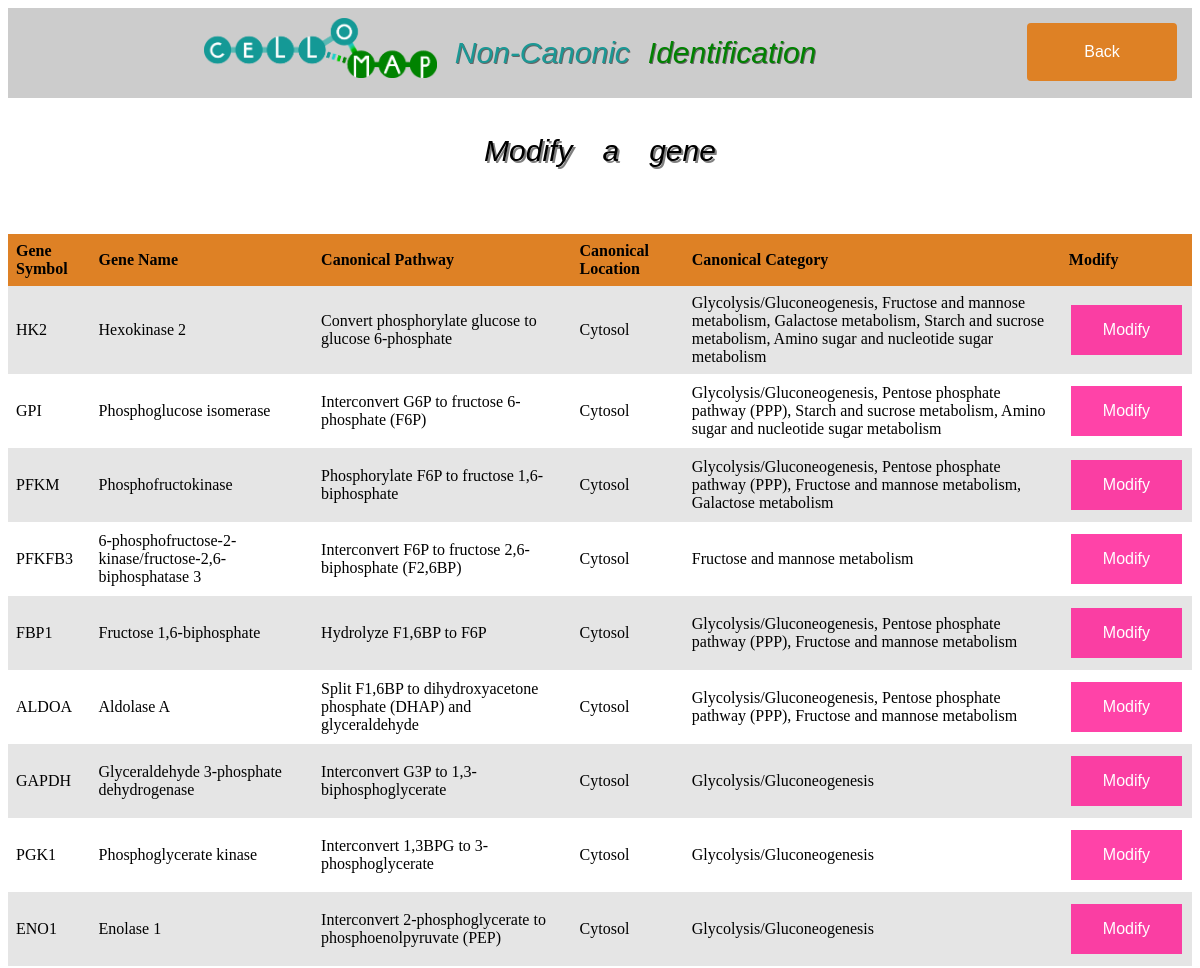
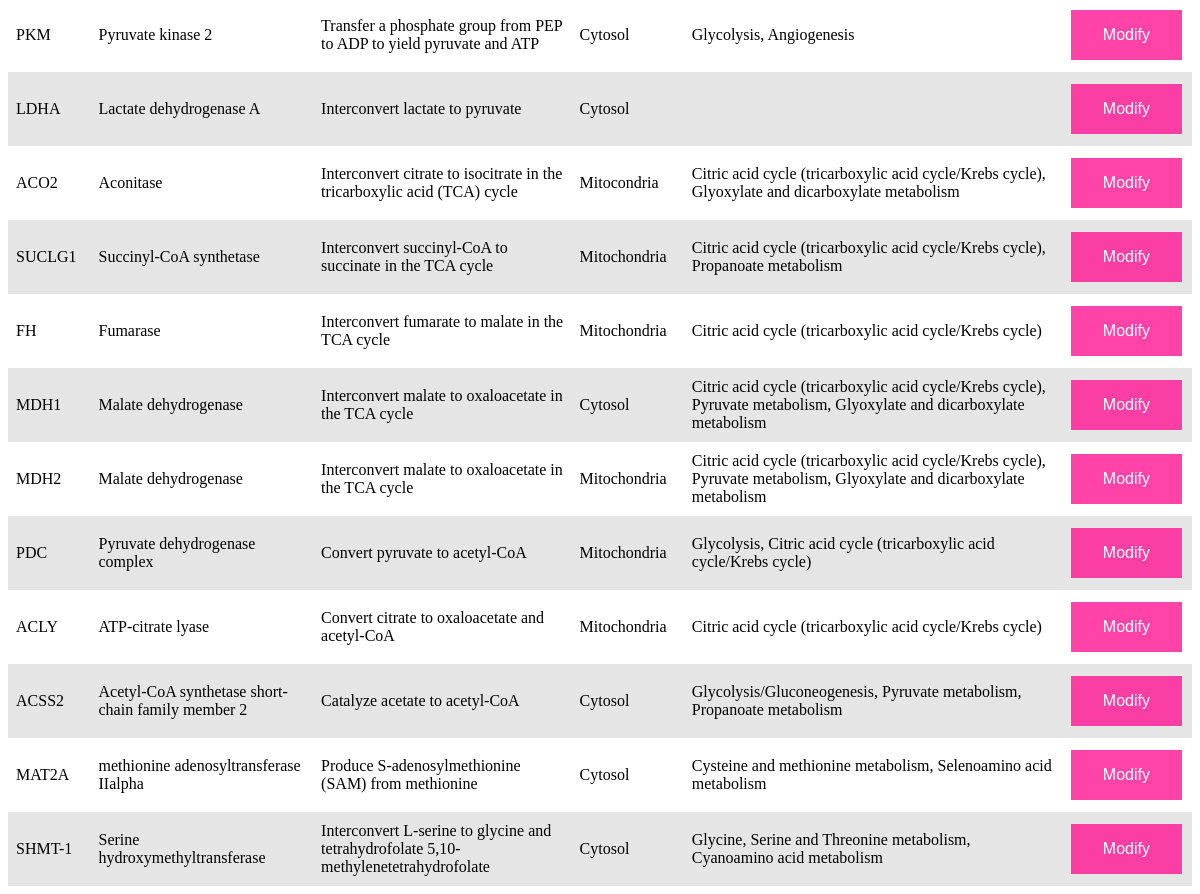
/inserm/modifGene.php (signed in), run on the app's committed database (2 pictures, top to bottom).
### tables this page shows
CREATE TABLE `canonic` (
  `Gene_Symbol` varchar(20) NOT NULL,
  `Gene_Name` varchar(200) NOT NULL,
  `C_Pathway` varchar(1000) NOT NULL,
  `C_Loc` varchar(1000) NOT NULL,
  `num_can` int(11) NOT NULL,
  `C_category` varchar(200) DEFAULT NULL
);

### inserm/modifGene.php (the view, shortened to what this page needs)
<!DOCTYPE html >
<html lang="fr">
<head>
<link rel="stylesheet" href="css/style_fac.css" />
</head>
<body>
<div class="header">
	<table align="center">
		<tr>
			<td><a href="http://www.cellomet.com"> <img style="width: 233px" src="images/logo_app.svg"></a></td>
			<td><label id="p02">Non-Canonic </label></td> <td><label id="p01"> Identification</label> </td>
		<form>
			<button title="Only for database administration" class="buttonBack" type="button" onclick=self.location="./menu.php"><span>Back</span></button>
		</form>
		</tr>
	</table>
</div>
<?php
	if(!empty($_SESSION['User']) && $_SESSION['User']=="Cellomet")
	{
		?>
			<p align="center">Modify a gene</p>
			<table class="res" id="stats">
				<tr style="background-color: #DE8125">
		    		<th>Gene Symbol</th>
		    		<th>Gene Name</th>
		    		<th>Canonical Pathway</th>
		    		<th>Canonical Location</th>
		    		<th>Canonical Category</th>
		    		<th>Modify</th>
				</tr>
			<?php
			require_once("connexion.php");
  			try
  			{
  				$maConnexion = new PDO($dns, $user, $mdp);
 				$reponse = $maConnexion->query('SELECT * FROM canonic');
 				while ($donnees = $reponse->fetch())
			{
				echo '<tr>';
				echo '<td>'; echo $donnees['Gene_Symbol']; echo '</td>';
				echo '<td>'; echo $donnees['Gene_Name']; echo '</td>';
				echo '<td>'; echo $donnees['C_Pathway']; echo '</td>';
				echo '<td>'; echo $donnees['C_Loc']; echo '</td>';
				echo '<td>'; echo $donnees['C_category']; echo '</td>';
				$id = $donnees['num_can'];
				echo '<form action=modifGeneForm.php method=post><input type="hidden" name="idModif" value="' . $id . '"><td>';
				echo '<button class="modif" type="submit"
				><span>Modify</span></button>'; echo '</td></form>';
				echo '</tr>';
			}
  			}
  			catch (PDOException $e)
			{
	 			print "Erreur de connexion à la base de donnée : " .$e->getMessage();
	 			die();
			}
		}
	else
	{
		echo "<p style='text-align:center'><a href=modif.php> You are not connected, please come back to login page ! </a></p>";
	}
?>
</body>
</html>

### inserm/css/style_fac.css (style rules this page uses)
p { font-family: glyphicons-halflings-regular, sans-serif; font-size : 30px; font-style: italic; text-shadow: 2px 2px rgba(0,0,0,0.5); }
label { font-family: glyphicons-halflings-regular, sans-serif; font-size : 18px; text-shadow: 1px 1px rgba(0,0,0,0.5); float: right; }
.header { height: 90px; top: 0px; background : rgba(0,0,0,0.2); margin: 0; padding: 0; }
#p01 { font-family: glyphicons-halflings-regular, sans-serif; font-size : 30px; font-style: italic; color : #008200; }
#p02 { font-family: glyphicons-halflings-regular, sans-serif; font-size : 30px; font-style: italic; color : #1B9895; }
.buttonBack { display: inline-block; border-radius: 4px; background-color: #DE8125; border: none; color: #FFFFFF; text-align: center; font-size: 16px; padding: 20px; width: 150px; transition: all 0.5s; cursor: pointer; margin: 15px; float: right; }
.buttonBack span { cursor: pointer; display: inline-block; position: relative; transition: 0.5s; }
.buttonBack span:after { content: '\00ab'; width: 20px; position: absolute; opacity: 0; top: 0; left: -5px; transition: 0.5s; }
button { cursor: pointer; }
.res { border-collapse: collapse; width: 100%; }
.res tr:nth-child(even) { background-color: rgba(0,0,0,0.1); }
.res th,td { padding: 8px; text-align: left; }
.modif { background-color: rgba(255,20,147,0.8); border: none; color: white; padding: 16px 32px; text-align: center; text-decoration: none; display: inline-block; font-size: 16px; margin: 4px 2px; cursor: pointer; }

### data on the page
canonic: Gene_Symbol "HK2", Gene_Name "Hexokinase 2", C_Pathway "Convert phosphorylate glucose to glucose 6-phosphate", C_Loc "Cytosol", C_category "Glycolysis/Gluconeogenesis, Fructose and mannose metabolism, Galactose metabolism, Starch and sucrose metabolism, Amino sugar and nucleotide sugar metabolism"
canonic: Gene_Symbol "GPI", Gene_Name "Phosphoglucose isomerase", C_Pathway "Interconvert G6P to fructose 6-phosphate (F6P)", C_Loc "Cytosol", C_category "Glycolysis/Gluconeogenesis, Pentose phosphate pathway (PPP), Starch and sucrose metabolism, Amino sugar and nucleotide sugar metabolism"
canonic: Gene_Symbol "PFKM", Gene_Name "Phosphofructokinase", C_Pathway "Phosphorylate F6P to fructose 1,6-biphosphate", C_Loc "Cytosol", C_category "Glycolysis/Gluconeogenesis, Pentose phosphate pathway (PPP), Fructose and mannose metabolism, Galactose metabolism"
canonic: Gene_Symbol "PFKFB3", Gene_Name "6-phosphofructose-2-kinase/fructose-2,6-biphosphatase 3", C_Pathway "Interconvert F6P to fructose 2,6-biphosphate (F2,6BP)", C_Loc "Cytosol", C_category "Fructose and mannose metabolism"
canonic: Gene_Symbol "FBP1", Gene_Name "Fructose 1,6-biphosphate", C_Pathway "Hydrolyze F1,6BP to F6P", C_Loc "Cytosol", C_category "Glycolysis/Gluconeogenesis, Pentose phosphate pathway (PPP), Fructose and mannose metabolism"
canonic: Gene_Symbol "ALDOA", Gene_Name "Aldolase A", C_Pathway "Split F1,6BP to dihydroxyacetone phosphate (DHAP) and glyceraldehyde", C_Loc "Cytosol", C_category "Glycolysis/Gluconeogenesis, Pentose phosphate pathway (PPP), Fructose and mannose metabolism"
canonic: Gene_Symbol "GAPDH", Gene_Name "Glyceraldehyde 3-phosphate dehydrogenase", C_Pathway "Interconvert G3P to 1,3-biphosphoglycerate", C_Loc "Cytosol", C_category "Glycolysis/Gluconeogenesis"
canonic: Gene_Symbol "PGK1", Gene_Name "Phosphoglycerate kinase", C_Pathway "Interconvert 1,3BPG to 3-phosphoglycerate", C_Loc "Cytosol", C_category "Glycolysis/Gluconeogenesis"
canonic: Gene_Symbol "ENO1", Gene_Name "Enolase 1", C_Pathway "Interconvert 2-phosphoglycerate to phosphoenolpyruvate (PEP)", C_Loc "Cytosol", C_category "Glycolysis/Gluconeogenesis"
canonic: Gene_Symbol "PKM", Gene_Name "Pyruvate kinase 2", C_Pathway "Transfer a phosphate group from PEP to ADP to yield pyruvate and ATP", C_Loc "Cytosol", C_category "Glycolysis, Angiogenesis"
canonic: Gene_Symbol "LDHA", Gene_Name "Lactate dehydrogenase A", C_Pathway "Interconvert lactate to pyruvate", C_Loc "Cytosol"
canonic: Gene_Symbol "ACO2", Gene_Name "Aconitase", C_Pathway "Interconvert citrate to isocitrate in the tricarboxylic acid (TCA) cycle", C_Loc "Mitocondria", C_category "Citric acid cycle (tricarboxylic acid cycle/Krebs cycle), Glyoxylate and dicarboxylate metabolism"
canonic: Gene_Symbol "SUCLG1", Gene_Name "Succinyl-CoA synthetase", C_Pathway "Interconvert succinyl-CoA to succinate in the TCA cycle", C_Loc "Mitochondria", C_category "Citric acid cycle (tricarboxylic acid cycle/Krebs cycle), Propanoate metabolism"
canonic: Gene_Symbol "FH", Gene_Name "Fumarase", C_Pathway "Interconvert fumarate to malate in the TCA cycle", C_Loc "Mitochondria", C_category "Citric acid cycle (tricarboxylic acid cycle/Krebs cycle)"
canonic: Gene_Symbol "MDH1", Gene_Name "Malate dehydrogenase", C_Pathway "Interconvert malate to oxaloacetate in the TCA cycle", C_Loc "Cytosol", C_category "Citric acid cycle (tricarboxylic acid cycle/Krebs cycle), Pyruvate metabolism, Glyoxylate and dicarboxylate metabolism"
canonic: Gene_Symbol "MDH2", Gene_Name "Malate dehydrogenase", C_Pathway "Interconvert malate to oxaloacetate in the TCA cycle", C_Loc "Mitochondria", C_category "Citric acid cycle (tricarboxylic acid cycle/Krebs cycle), Pyruvate metabolism, Glyoxylate and dicarboxylate metabolism"
canonic: Gene_Symbol "PDC", Gene_Name "Pyruvate dehydrogenase complex", C_Pathway "Convert pyruvate to acetyl-CoA", C_Loc "Mitochondria", C_category "Glycolysis, Citric acid cycle (tricarboxylic acid cycle/Krebs cycle)"
canonic: Gene_Symbol "ACLY", Gene_Name "ATP-citrate lyase", C_Pathway "Convert citrate to oxaloacetate and acetyl-CoA", C_Loc "Mitochondria", C_category "Citric acid cycle (tricarboxylic acid cycle/Krebs cycle)"
canonic: Gene_Symbol "ACSS2", Gene_Name "Acetyl-CoA synthetase short-chain family member 2", C_Pathway "Catalyze acetate to acetyl-CoA", C_Loc "Cytosol", C_category "Glycolysis/Gluconeogenesis, Pyruvate metabolism, Propanoate metabolism"
canonic: Gene_Symbol "MAT2A", Gene_Name "methionine adenosyltransferase IIalpha", C_Pathway "Produce S-adenosylmethionine (SAM) from methionine", C_Loc "Cytosol", C_category "Cysteine and methionine metabolism, Selenoamino acid metabolism"
canonic: Gene_Symbol "SHMT-1", Gene_Name "Serine hydroxymethyltransferase", C_Pathway "Interconvert L-serine to glycine and tetrahydrofolate 5,10-methylenetetrahydrofolate", C_Loc "Cytosol", C_category "Glycine, Serine and Threonine metabolism, Cyanoamino acid metabolism"
